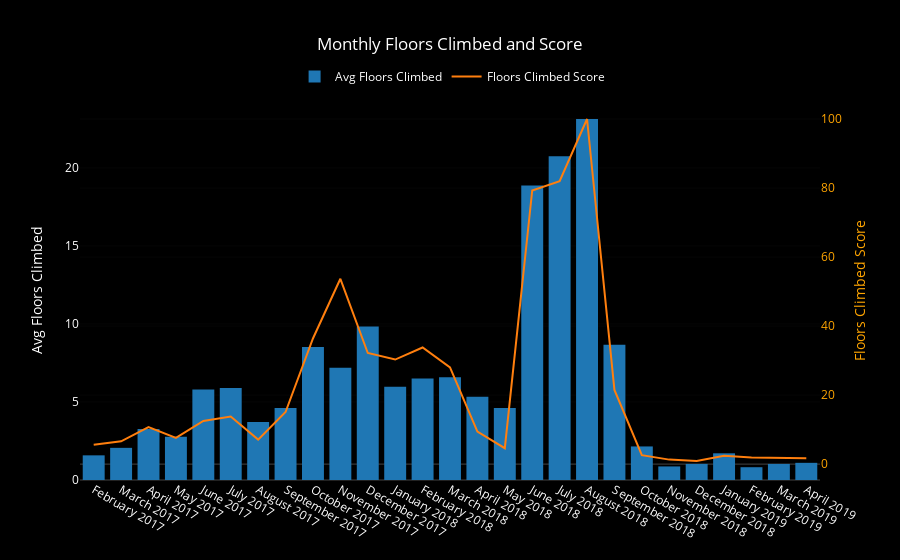

Here is the notebook cell this chart was saved with:
### Code cell
bars = go.Bar(x=month_df.month_year, y=month_df.mean_flrs,
              name='Avg Floors Climbed', yaxis='y1')

score_line = go.Scatter(x=month_df.month_year, y=month_df.floors_score,
                        name='Floors Climbed Score', yaxis='y2')

layout = go.Layout({'plot_bgcolor': 'black', 'paper_bgcolor': 'black',
                    'font': {'color': 'white'},
                    'title': 'Monthly Floors Climbed and Score',
                    'legend': {'orientation': 'h', 'x': .29, 'y': 1.1},
                    'yaxis': {'title': 'Avg Floors Climbed'},
                    'yaxis2': {'title': 'Floors Climbed Score',
                               'titlefont': {'color': 'orange'},
                               'tickfont': {'color': 'orange'},
                               'overlaying': 'y',
                               'side': 'right'},
                   'xaxis': {'type': '-'}})

data = [bars, score_line]
fig = go.Figure(data=data, layout=layout)
iplot(fig)

### Figure 1 — Plotly figure (JSON) as saved in the notebook; plotly's stock layout.template omitted (floating-point values rounded to 4 significant figures)
{"data": [{"name": "Avg Floors Climbed", "type": "bar", "uid": "7ae8be0c-9a79-4a64-beaf-149a71402257", "x": ["February 2017", "March 2017", "April 2017", "May 2017", "June 2017", "July 2017", "August 2017", "September 2017", "October 2017", "November 2017", "December 2017", "January 2018", "February 2018", "March 2018", "April 2018", "May 2018", "June 2018", "July 2018", "August 2018", "September 2018", "October 2018", "November 2018", "December 2018", "January 2019", "February 2019", "March 2019", "April 2019"], "y": [1.58, 2.06, 3.27, 2.77, 5.8, 5.9, 3.71, 4.62, 8.52, 7.2, 9.84, 5.97, 6.5, 6.58, 5.33, 4.61, 18.87, 20.74, 23.13, 8.67, 2.15, 0.87, 1.03, 1.71, 0.82, 1.03, 1.1], "yaxis": "y"}, {"name": "Floors Climbed Score", "type": "scatter", "uid": "c9bdaf15-1a09-42fa-bc9d-e433a41e9690", "x": ["February 2017", "March 2017", "April 2017", "May 2017", "June 2017", "July 2017", "August 2017", "September 2017", "October 2017", "November 2017", "December 2017", "January 2018", "February 2018", "March 2018", "April 2018", "May 2018", "June 2018", "July 2018", "August 2018", "September 2018", "October 2018", "November 2018", "December 2018", "January 2019", "February 2019", "March 2019", "April 2019"], "y": [5.6, 6.6, 10.7, 7.6, 12.5, 13.8, 7.1, 15.1, 36.4, 53.7, 32.2, 30.3, 33.8, 28, 9.4, 4.6, 79.3, 82, 100, 21.5, 2.6, 1.3, 0.9, 2.4, 1.9, 1.7, 1.7], "yaxis": "y2"}], "layout": {"font": {"color": "white"}, "legend": {"orientation": "h", "x": 0.29, "y": 1.1}, "paper_bgcolor": "black", "plot_bgcolor": "black", "title": {"text": "Monthly Floors Climbed and Score"}, "xaxis": {"type": "-"}, "yaxis": {"title": {"text": "Avg Floors Climbed"}}, "yaxis2": {"overlaying": "y", "side": "right", "tickfont": {"color": "orange"}, "title": {"font": {"color": "orange"}, "text": "Floors Climbed Score"}}}}
